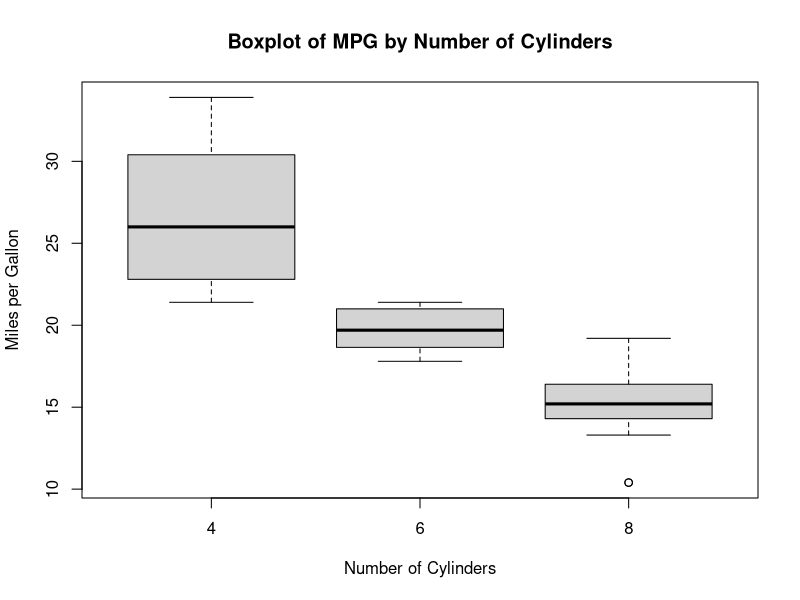

R code for this plot:
# Load the mtcars dataset (if not already loaded)
data(mtcars)

# Create a boxplot for mpg vs cyl
boxplot(mpg ~ cyl, data = mtcars,
        main = "Boxplot of MPG by Number of Cylinders",
        xlab = "Number of Cylinders",
        ylab = "Miles per Gallon")